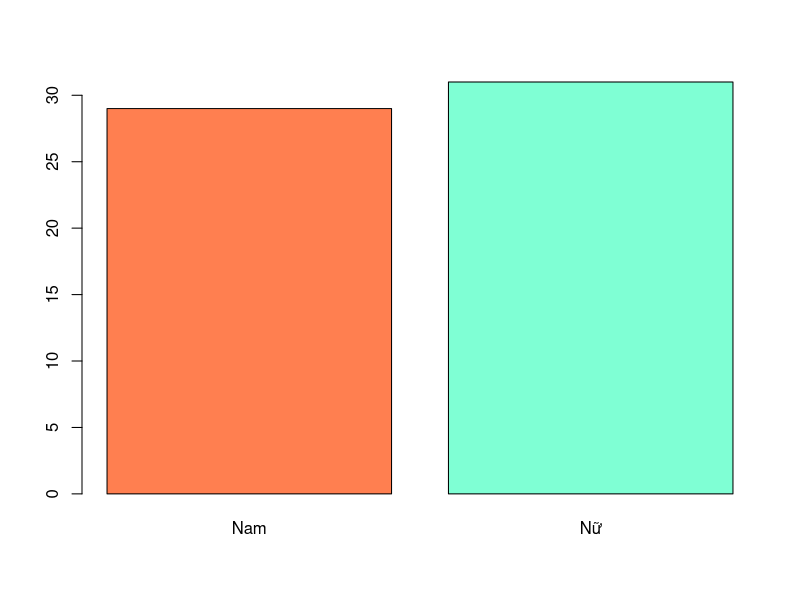
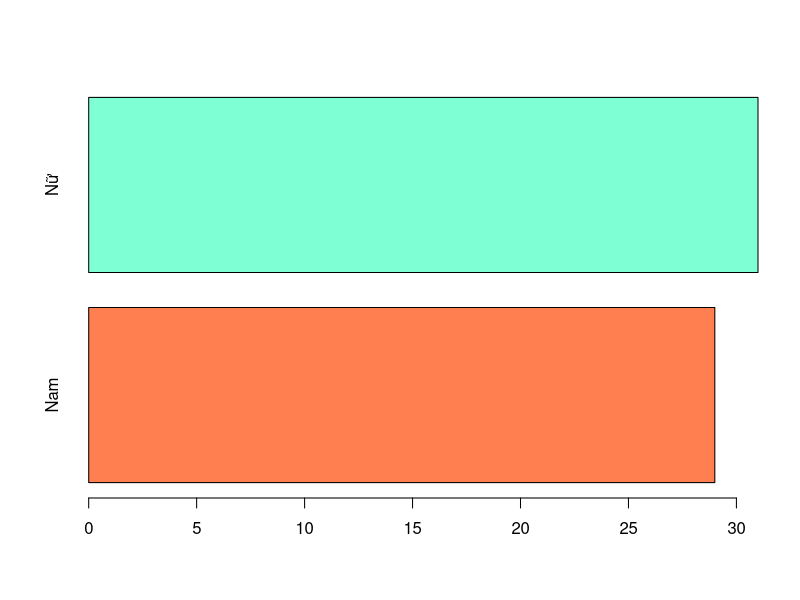
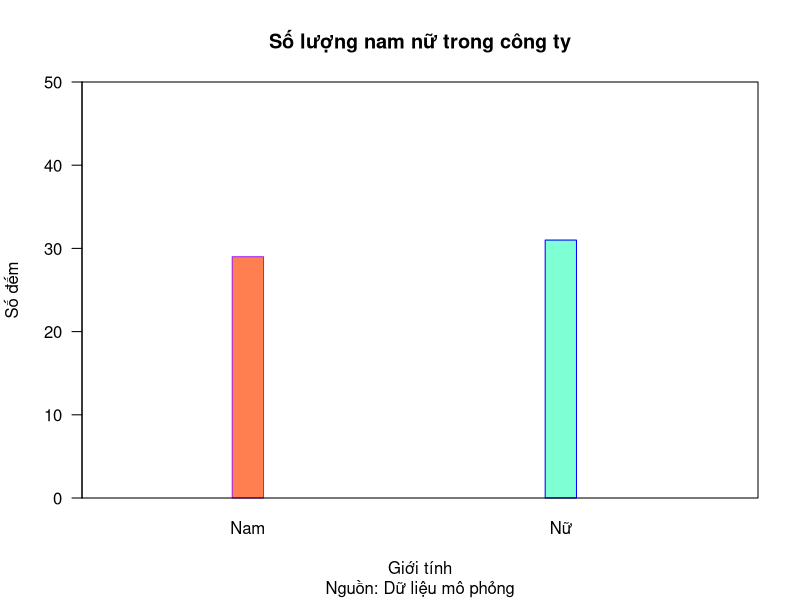
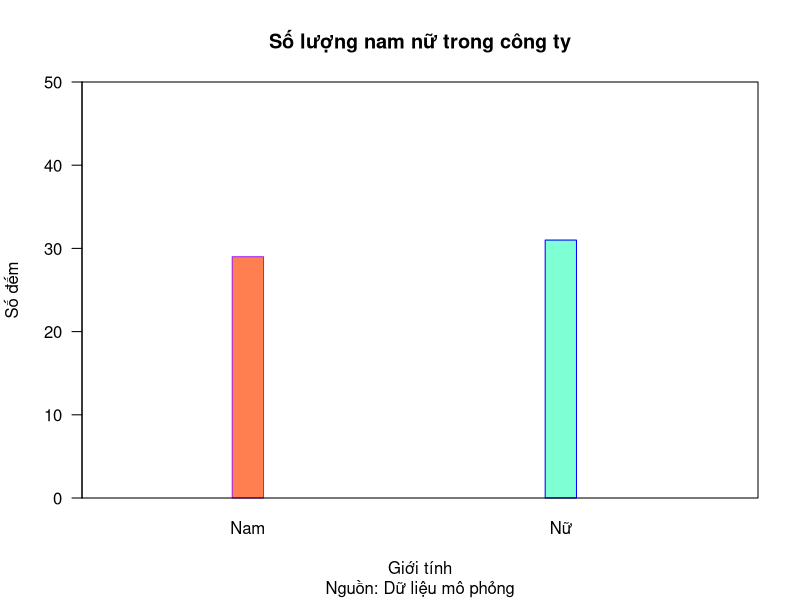

The R source for these figures, in order: (Note: this script raises an error after producing the figures.)
## ---- chunk 1
options(width = 1200)
knitr::opts_chunk$set(fig.width = 8, fig.height = 6, warning = FALSE, message = FALSE)
## ---- chunk 2
# https://tuhocr.netlify.app/flashr/loop/doanh_thu_ban_hang.xlsx
library(readxl)

doanh_thu <- readxl::read_excel("doanh_thu_ban_hang.xlsx")

doanh_thu <- as.data.frame(doanh_thu)

doanh_thu <- doanh_thu[ , c(1, 2, 5, 8, 6, 3, 4, 7, 9)]

doanh_thu 
## ---- chunk 3
# table(doanh_thu$`Giới tính`, useNA = "always") -> gender

table(doanh_thu$`Giới tính`, useNA = "no") -> gender
gender
class(gender)

# vẽ barplot từ kết quả của class table
barplot(height = gender,
        col = c("coral", "aquamarine"),
        horiz = FALSE
        )

barplot(height = gender,
        col = c("coral", "aquamarine"),
        horiz = TRUE
        )
## ---- chunk 4
barplot(height = gender,
        las = 1,
        xlab = "Giới tính",
        ylab = "Số đếm",
        main = "Số lượng nam nữ trong công ty",
        sub = "Nguồn: Dữ liệu mô phỏng",
        width = c(0.1, 0.1),
        xlim = c(0, 0),
        space = c(-6, 9),
        col = c("coral", "aquamarine"),
        ylim = c(0, 50),
        horiz = FALSE,
        border = c("purple", "blue")
        )

box()
## ---- chunk 5
gender_numeric <- c("Nam" = 29, "Nữ" = 31)
gender_numeric
class(gender_numeric)

barplot(height = gender_numeric,
        las = 1,
        xlab = "Giới tính",
        ylab = "Số đếm",
        main = "Số lượng nam nữ trong công ty",
        sub = "Nguồn: Dữ liệu mô phỏng",
        width = c(0.1, 0.1),
        xlim = c(0, 0),
        space = c(-6, 9),
        col = c("coral", "aquamarine"),
        ylim = c(0, 50),
        horiz = FALSE,
        border = c("purple", "blue")
        )
box()
## ---- chunk 6
gender_character <- c("Nam" = "29", "Nữ" = "31")
gender_character
class(gender_character)

barplot(height = gender_character,
        las = 1,
        xlab = "Giới tính",
        ylab = "Số đếm",
        main = "Số lượng nam nữ trong công ty",
        sub = "Nguồn: Dữ liệu mô phỏng",
        width = c(0.1, 0.1),
        xlim = c(0, 0),
        space = c(-6, 9),
        col = c("coral", "aquamarine"),
        ylim = c(0, 50),
        horiz = FALSE,
        border = c("purple", "blue")
        )
# box()
## ---- chunk 7

table(doanh_thu$`Chức vụ`, useNA = "no") -> position

barplot(position)

## ---- chunk 8

m <- matrix(data = c(7, 36, 6, 11),
            nrow = 4, ncol = 1)

rownames(m) <- c("Học việc", "Nhân viên", "Quản lý", "Thực tập sinh")

m

barplot(m)

barplot(m, 
        beside = TRUE,
        # names.arg = rownames(m),
        names = rownames(m))
## ---- chunk 9
b <- barplot(height = m, 
        beside = TRUE,
        names.arg = rownames(m),
        space = 2,
        ylim = c(0, 50),
        xlab = "Chức vụ",
        ylab = "Số đếm",
        main = "Số lượng nhân viên theo vị trí việc làm",
        sub = "Nguồn: Dữ liệu mô phỏng",
        density = c(30, 30, 30, 30),
        angle = c(0, 30, 60, 90, 120), 
        col = terrain.colors(5)
        )
box()

text(b, m + 3, m, font = 1, col = "black")

## ---- chunk 10
n <- t(m)

n

barplot(n, beside = FALSE) # ma trận xoay ngang thì các cột được vẽ. Không bị stacked lại như ở m.

barplot(n, beside = TRUE,
        col = c("cyan", "yellow", "coral", "lightblue"),
        width = c(1, 1, 1, 1),
        space = c(0.5, 0.5, 0.5, 0.5))
## ---- chunk 11
character_matrix <- apply(X = m, MARGIN = 2, FUN = as.character)

row.names(character_matrix) <- row.names(m)

character_matrix

barplot(character_matrix, 
        beside = TRUE,
        names.arg = rownames(character_matrix)
        )
## ---- chunk 12

## ---- chunk 13
# https://tuhocr.netlify.app/flashr/loop/crop_production_all_data.rds
# https://tuhocr.netlify.app/flashr/loop/FAOSTAT_data_3-21-2023.csv
# df_1 <- readRDS("crop_production_all_data.rds")
# df_2 <- read.csv("FAOSTAT_data_3-21-2023.csv") 
# 
# library(tuhocr)
# rice <- tuhocr::extract_faostat(input_rds = df_1,
#                         input_region = df_2,
#                         input_item = "Rice")
# 
# head(rice)
# dim(rice)
## ---- chunk 14
# rice |> subset(area == "Viet Nam") -> rice_vietnam
# 
# row.names(rice_vietnam) <- NULL
# 
# rice_vietnam
# 
# class(rice_vietnam)
## ---- chunk 15
# barplot(production ~ year, data = rice_vietnam)
